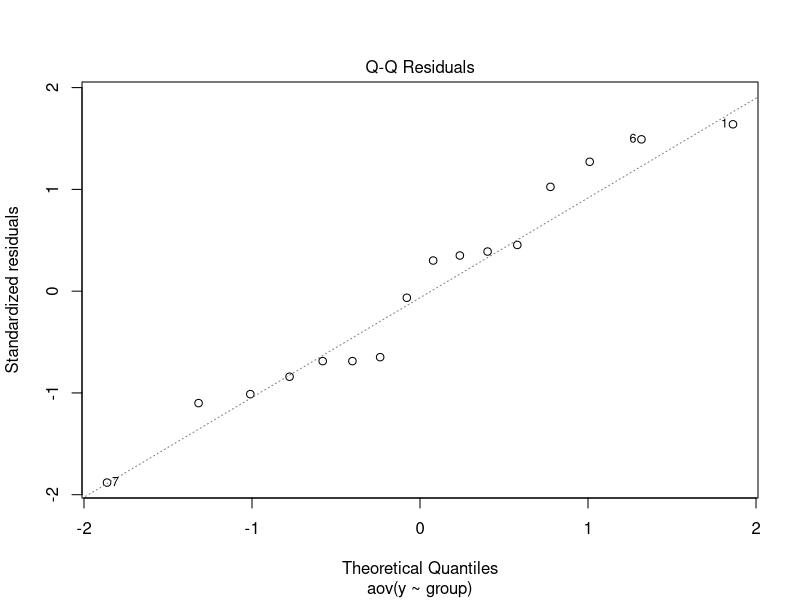
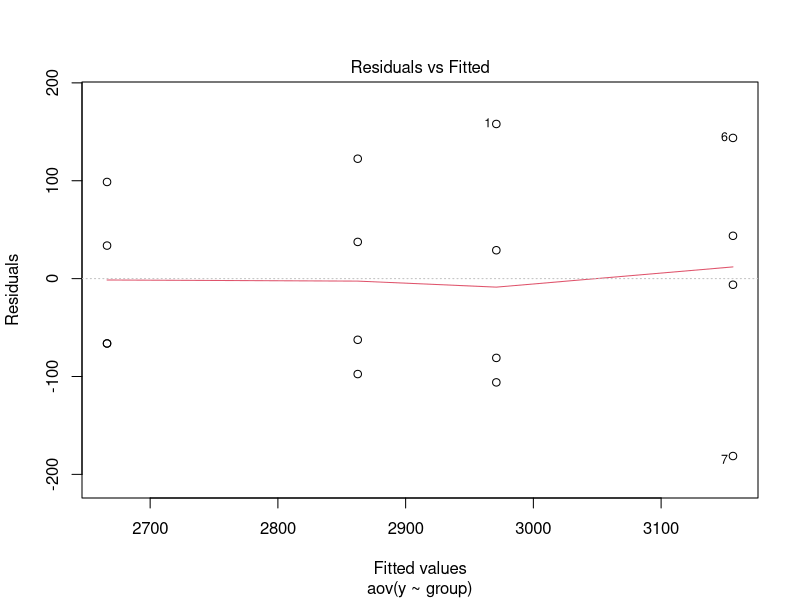
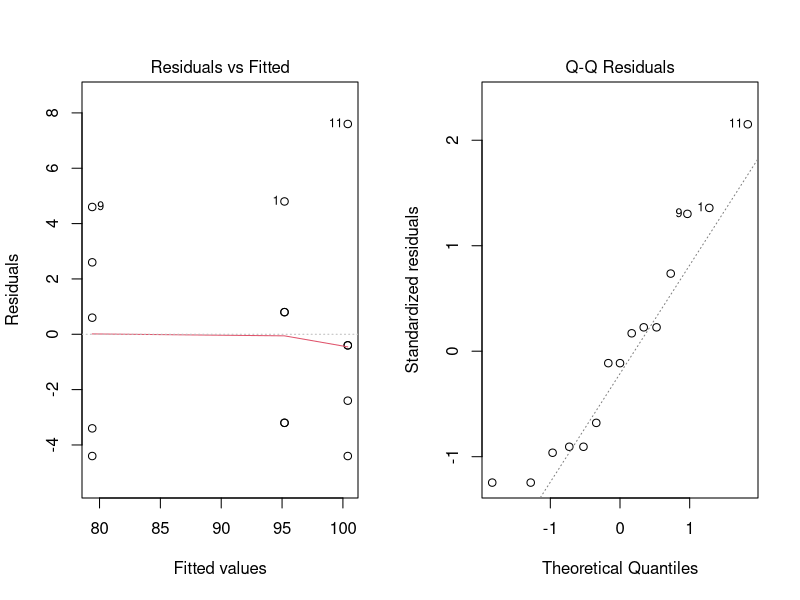

Here is the R script that generated these plots, in order:
## ---- chunk 1
Sys.setlocale('LC_ALL','C')
knitr::opts_chunk$set(echo = TRUE)
## ---- chunk 2
y1<-c(3129, 3000, 2865, 2890)
y2<-c(3200, 3300, 2975, 3150)
y3<-c(2800, 2900, 2985, 2765)
y4<-c(2600, 2700, 2600, 2765)
y <- c(y1, y2, y3, y4)
n <- rep(4, 4) 
group <- rep(1:4, n)
group_df <- data.frame(y, group)
group_df <- transform(group_df, group = factor(group))
## ---- chunk 3
summary(aov(y ~ group, data = group_df))#MSE= 12380
## ---- chunk 4
lsd<-qt(p=.975, df=12)*sqrt(12380*2/4)
abs(mean(y1)-mean(y2))#185.25
abs(mean(y1)-mean(y3))#108.5
abs(mean(y1)-mean(y4))#304.75
abs(mean(y2)-mean(y3))#293.75
abs(mean(y2)-mean(y4))#490
abs(mean(y3)-mean(y4))#196.25
## ---- chunk 5
plot(aov(y ~ group, group_df),2)
## ---- chunk 6
plot(aov(y ~ group, group_df),1)
## ---- chunk 7
TukeyHSD(x=aov(y ~ group, data = group_df), conf.level=0.95)
## ---- chunk 8
Z1<-c(100, 96, 92, 96, 92)
Z2<-c(76, 80, 75, 84, 82)
Z3<-c(108, 100, 96, 98, 100)
Z <- c(Z1, Z2, Z3)
nZ <- rep(5, 3) 
groupZ <- rep(1:3, nZ)
groupZ_df <- data.frame(Z, groupZ)
groupZ_df <- transform(groupZ_df, groupZ = factor(groupZ))
## ---- chunk 9
summary(aov(Z ~ groupZ, data = groupZ_df))
## ---- chunk 10
par(mfrow=c(1,2))
plot(lm(Z ~ groupZ, data = groupZ_df), which=1:2)
## ---- chunk 11
summary(Z2)
n<-5
xbar<-mean(Z2)
s<-var(Z2)
margin <- qt(0.975,df=n-1)*sqrt(s/n)
xbar-margin
xbar+margin

TukeyHSD(aov(Z ~ groupZ, data = groupZ_df), conf.level = 0.99)
## ---- chunk 12
library(car)
leveneTest(aov(Z ~ groupZ, data = groupZ_df), center=median)#등분산성 만족
